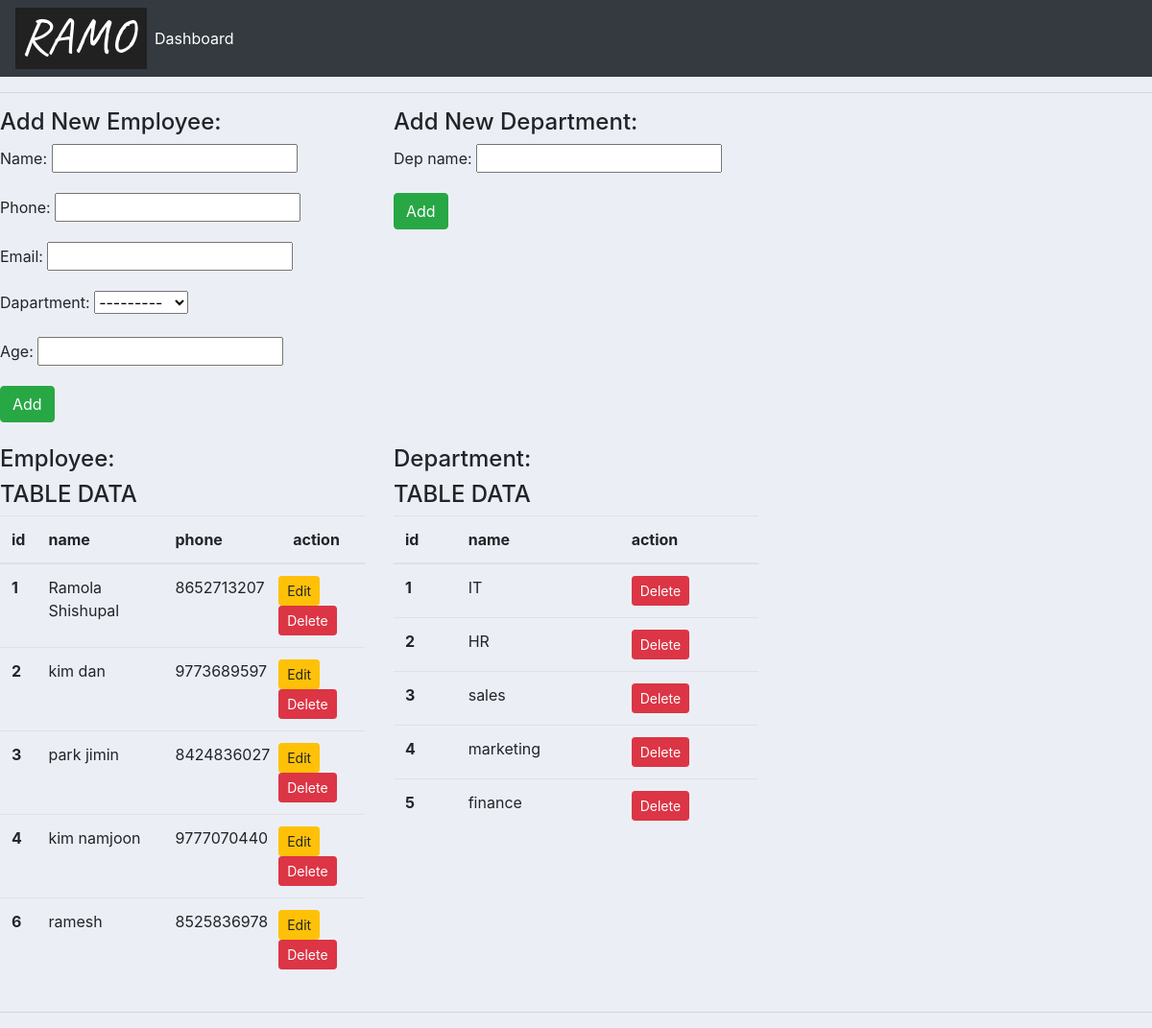
The page / on the database its author committed.
### ui/models.py (models this page shows, shortened)
class Employee(models.Model):
    name = models.CharField(max_length=25, null=True)
    phone = models.CharField(max_length=10, null=True)
    email = models.EmailField(max_length=25, null=True)
    dapartment=models.ForeignKey(Department,null=True,on_delete=models.SET_NULL)
    age=models.IntegerField(null=True)

class Department(models.Model):
    dep_name = models.CharField(max_length=25, null=True)
    def __str__(self):
        return self.dep_name

### ui/views.py (the view)
# urls.py: path('',views.addshow,name='addshow'),
def addshow(request):
    if request.method == "POST":
        fm=EmployeeForm(request.POST)
        if fm.is_valid():
                fm.save()
                return redirect('/')
    else:
        fm=EmployeeForm()
        employee=Employee.objects.all()
        emp_dep=Department.objects.all()
    if request.method == "POST":
        dfm=DepartmentForm(request.POST)
        if dfm.is_valid():
                dfm.save()
                return redirect('/')
    else:
        dfm=DepartmentForm()
        department = Department.objects.all()
    context = {'form': fm,'dform':dfm,'employee':employee,'department':department,'emp_dep':emp_dep}
    return render(request,'addshow.html',context)

### ui/forms.py
class EmployeeForm(forms.ModelForm):
    class Meta:
        model=Employee
        fields='__all__'

class DepartmentForm(forms.ModelForm):
    class Meta:
        model=Department
        fields = '__all__'

### templates/addshow.html (shortened to what this page needs)
{% extends 'main.html' %}
{% load static %}
{% block content %}
     <div class="row">
    <div class="col-md-4">
<h4>Add New Employee: </h4>
<form action="" method="POST">
{{ form.as_p }}
<input type="submit" class="btn btn-success" value="Add">
</form>
    </div>
<div class="col-md-4">
<h4> Add New Department: </h4>
<form action="" method="POST">
{{ dform.as_p }}
<input type="submit" class="btn btn-success" value="Add">
</form>
</div>
     </div>
    <br>
     <div class="row">
     <div class="col-md-4">
<h4>Employee: </h4>
         {% if employee  %}
             <h4>TABLE DATA</h4>
             <table class="table">
              <thead>
                <tr>
                    <th scope="col">id</th>
                  <th scope="col">name</th>
                  <th scope="col">phone</th>
                     <th scope="col">action</th>
                </tr>
              </thead>
              <tbody>
              {% for emp in employee %}
                <tr>
                  <th scope="row">{{ emp.id }}</th>
                    <td>{{ emp.name }}</td>
                    <td>{{ emp.phone}}</td>
                   <th>
                       <div class="row">
                        <a href="{% url 'update' emp.id %}" class="btn btn-warning btn-sm">Edit</a>
                           <form method="POST" action="{% url 'delete' emp.id %}" class="d-inline">
                               <input type="submit" class="btn btn-danger btn-sm" value="Delete" ></input>
                           </form>
                           </div>
                    </th>
                </tr>
                   {% endfor %}
              </tbody>
            </table>
             {% else %}
             <h4>NO RECORDS</h4>
         {% endif %}
     </div>
     <div class="col-md-4">
<h4>Department: </h4>
         {% if department %}
               <h4>TABLE DATA</h4>
              <table class="table">
              <thead>
                <tr>
                    <th scope="col">id</th>
                  <th scope="col">name</th>
                     <th scope="col">action</th>
                </tr>
              </thead>
              <tbody>
              {% for dep in department %}
                <tr>
                  <th scope="row">{{ dep.id }}</th>
                    <td>{{ dep.dep_name }}</td>
                   <th>
                   <form method="POST" action="{% url 'deletedep' dep.id %}" class="d-inline">
                               <input type="submit" class="btn btn-danger btn-sm" value="Delete" ></input>
                           </form>
                    </th>
                </tr>
                   {% endfor %}
              </tbody>
            </table>
             {% else %}
             <h4>NO RECORDS</h4>
         {% endif %}
     </div>
     </div>
{% endblock %}

### templates/main.html (shortened to what this page needs)
<!DOCTYPE html>
{%  load static %}
<html lang="en">
<head>
    <link rel="stylesheet" href="https://maxcdn.bootstrapcdn.com/bootstrap/4.0.0/css/bootstrap.min.css">
	<link rel="stylesheet" href="{% static 'css/main.css' %}" type="text/css">
</head>
<body>
{% include 'nav.html' %}
<hr>
{% block content %}
{% endblock %}
<hr>
</body>
</html>

### templates/nav.html (shortened to what this page needs)
{% load static %}
<nav class="navbar navbar-expand-lg navbar-dark bg-dark">
  <img src="{% static 'images/logo.png' %}">
  <div class="collapse navbar-collapse" id="navbarNavAltMarkup">
    <div class="navbar-nav">
      <a class="nav-item nav-link active" href="">Dashboard</a>
    </div>
  </div>
</nav>

### static/css/main.css (style rules this page uses)
body { background-color: #ebeff5; }

### rows shown on the page
Employee: id "1", name "Ramola Shishupal", phone "8652713207"
Employee: id "2", name "kim dan", phone "9773689597"
Employee: id "3", name "park jimin", phone "8424836027"
Employee: id "4", name "kim namjoon", phone "9777070440"
Employee: id "6", name "ramesh", phone "8525836978"
Department: id "1", dep_name "IT"
Department: id "2", dep_name "HR"
Department: id "3", dep_name "sales"
Department: id "4", dep_name "marketing"
Department: id "5", dep_name "finance"
